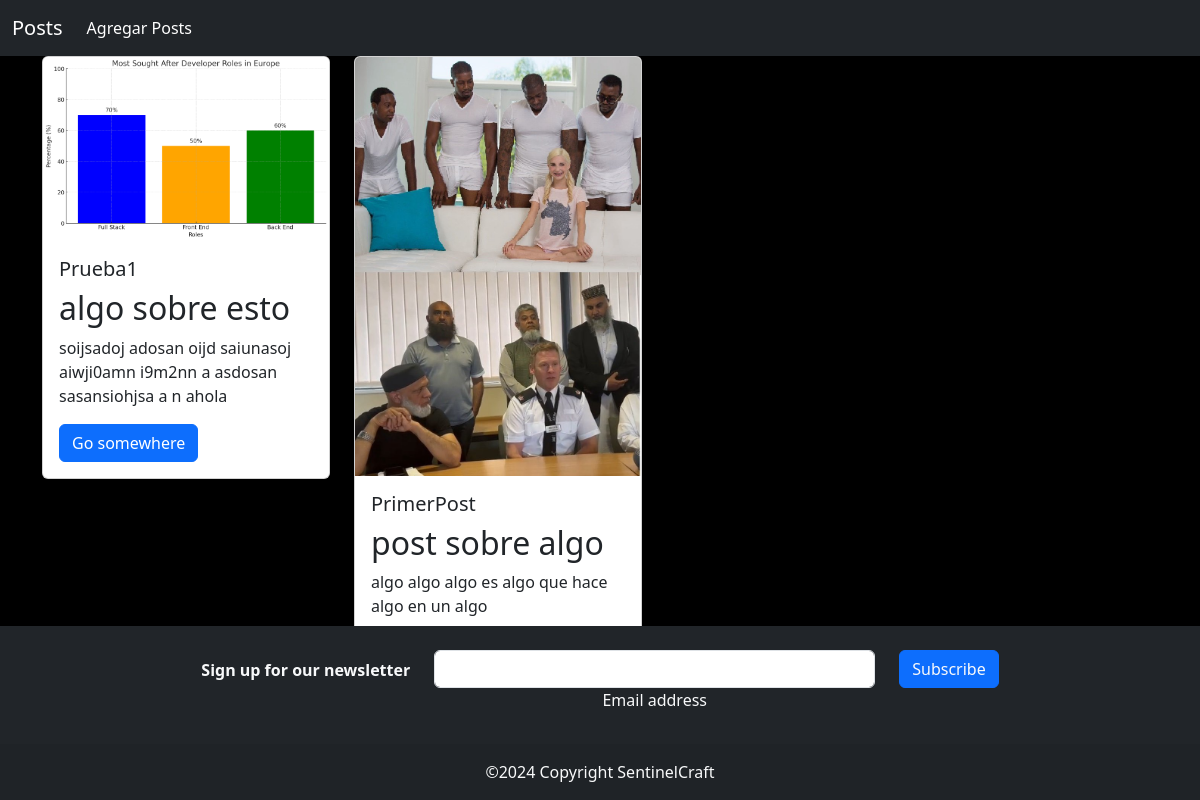
The page / on the database its author committed.
### Post/models.py (models this page shows, shortened)
class Post(models.Model):
    title = models.CharField( max_length=200)
    subtitle = models.CharField(max_length=200)
    description = models.TextField(null=True, blank=True)
    image_front = models.ImageField(null=True, blank=True, default='')
    id = models.UUIDField(default=uuid.uuid4, unique=True, primary_key=True, editable=False)

### Post/views.py (the view)
# urls.py: path('', views.home, name = "home")
def home(request):
    posts = Post.objects.all()
    context = {'post': posts}
    return render(request , 'post/post_page.html', context)

### Post/templates/post/post_page.html
{% extends 'main.html' %}
{% block content %}
<div class="container">
    <div class="row row-cols-auto gap-4">
        <div class="col">
            <div class="row">
                {% for post in post %}
                <div class="col-sm-6 mb-3 mb-sm-0">
                    <div class="card" style="width: 18rem">
                        <img src="{{ post.image_front }}" class="card-img-top" alt="..." />
                        <div class="card-body">
                            <h5 class="card-title">{{ post.title }}</h5>
                            <h2>{{ post.subtitle }}</h2>
                            <p class="card-text">
                                {{ post.description }}
                            </p>
                            <a href="#" class="btn btn-primary">Go somewhere</a>
                        </div>
                    </div>
                </div>
                {% endfor %}
            </div>
        </div>
    </div>
</div>
{% endblock content %}

### templates/main.html (shortened to what this page needs)
<!DOCTYPE html>
{% load static %}
<html lang="en">
<head>
    <link href="https://cdn.jsdelivr.net/npm/bootstrap@5.3.3/dist/css/bootstrap.min.css" rel="stylesheet"
>
</head>
<body class="bg-black">
{%include 'navbar.html'%}
{% block content%}
{%endblock content%}
{%include 'footer.html'%}
</body>
</html>

### templates/navbar.html (shortened to what this page needs)
<nav class="navbar navbar-expand-lg navbar-dark bg-dark">
    <div class="container-fluid">
        <a class="navbar-brand" href="#">Posts</a>
        <div class="collapse navbar-collapse" id="navbarNav">
            <ul class="navbar-nav">
                <li class="nav-item">
                    <a class="nav-link active" aria-current="page" href="#">Agregar Posts</a>
                </li>
            </ul>
        </div>
    </div>
</nav>

### templates/footer.html
<footer class="bg-dark text-center position-absolute fixed-bottom text-light">
    <div class="container p-4 pb-0">
      <section class="">
        <form action="">
          <div class="row d-flex justify-content-center">
            <div class="col-auto">
              <p class="pt-2 text-light">
                <strong>Sign up for our newsletter</strong>
              </p>
            </div>
            <div class="col-md-5 col-12">
              <div data-mdb-input-init class="form-outline mb-4 text-light">
                <input type="email" id="form5Example26" class="form-control" />
                <label class="form-label" for="form5Example26">Email address</label>
              </div>
            </div>
            <div class="col-auto">
              <button data-mdb-ripple-init type="submit" class="text-light btn btn-primary mb-4">
                Subscribe
              </button>
            </div>
          </div>
        </form>
      </section>
    </div>
    <div class="text-center p-3" style="background-color: rgba(0, 0, 0, 0.05);">
      ©2024 Copyright SentinelCraft
    </div>
  </footer>

### rows shown on the page
Post: image_front (picture), title "Prueba1", subtitle "algo sobre esto", description "soijsadoj adosan oijd saiunasoj aiwji0amn i9m2nn a asdosan sasansiohjsa a n ahola"
Post: image_front (picture), title "PrimerPost", subtitle "post sobre algo", description "algo algo algo es algo que hace algo en un algo"
